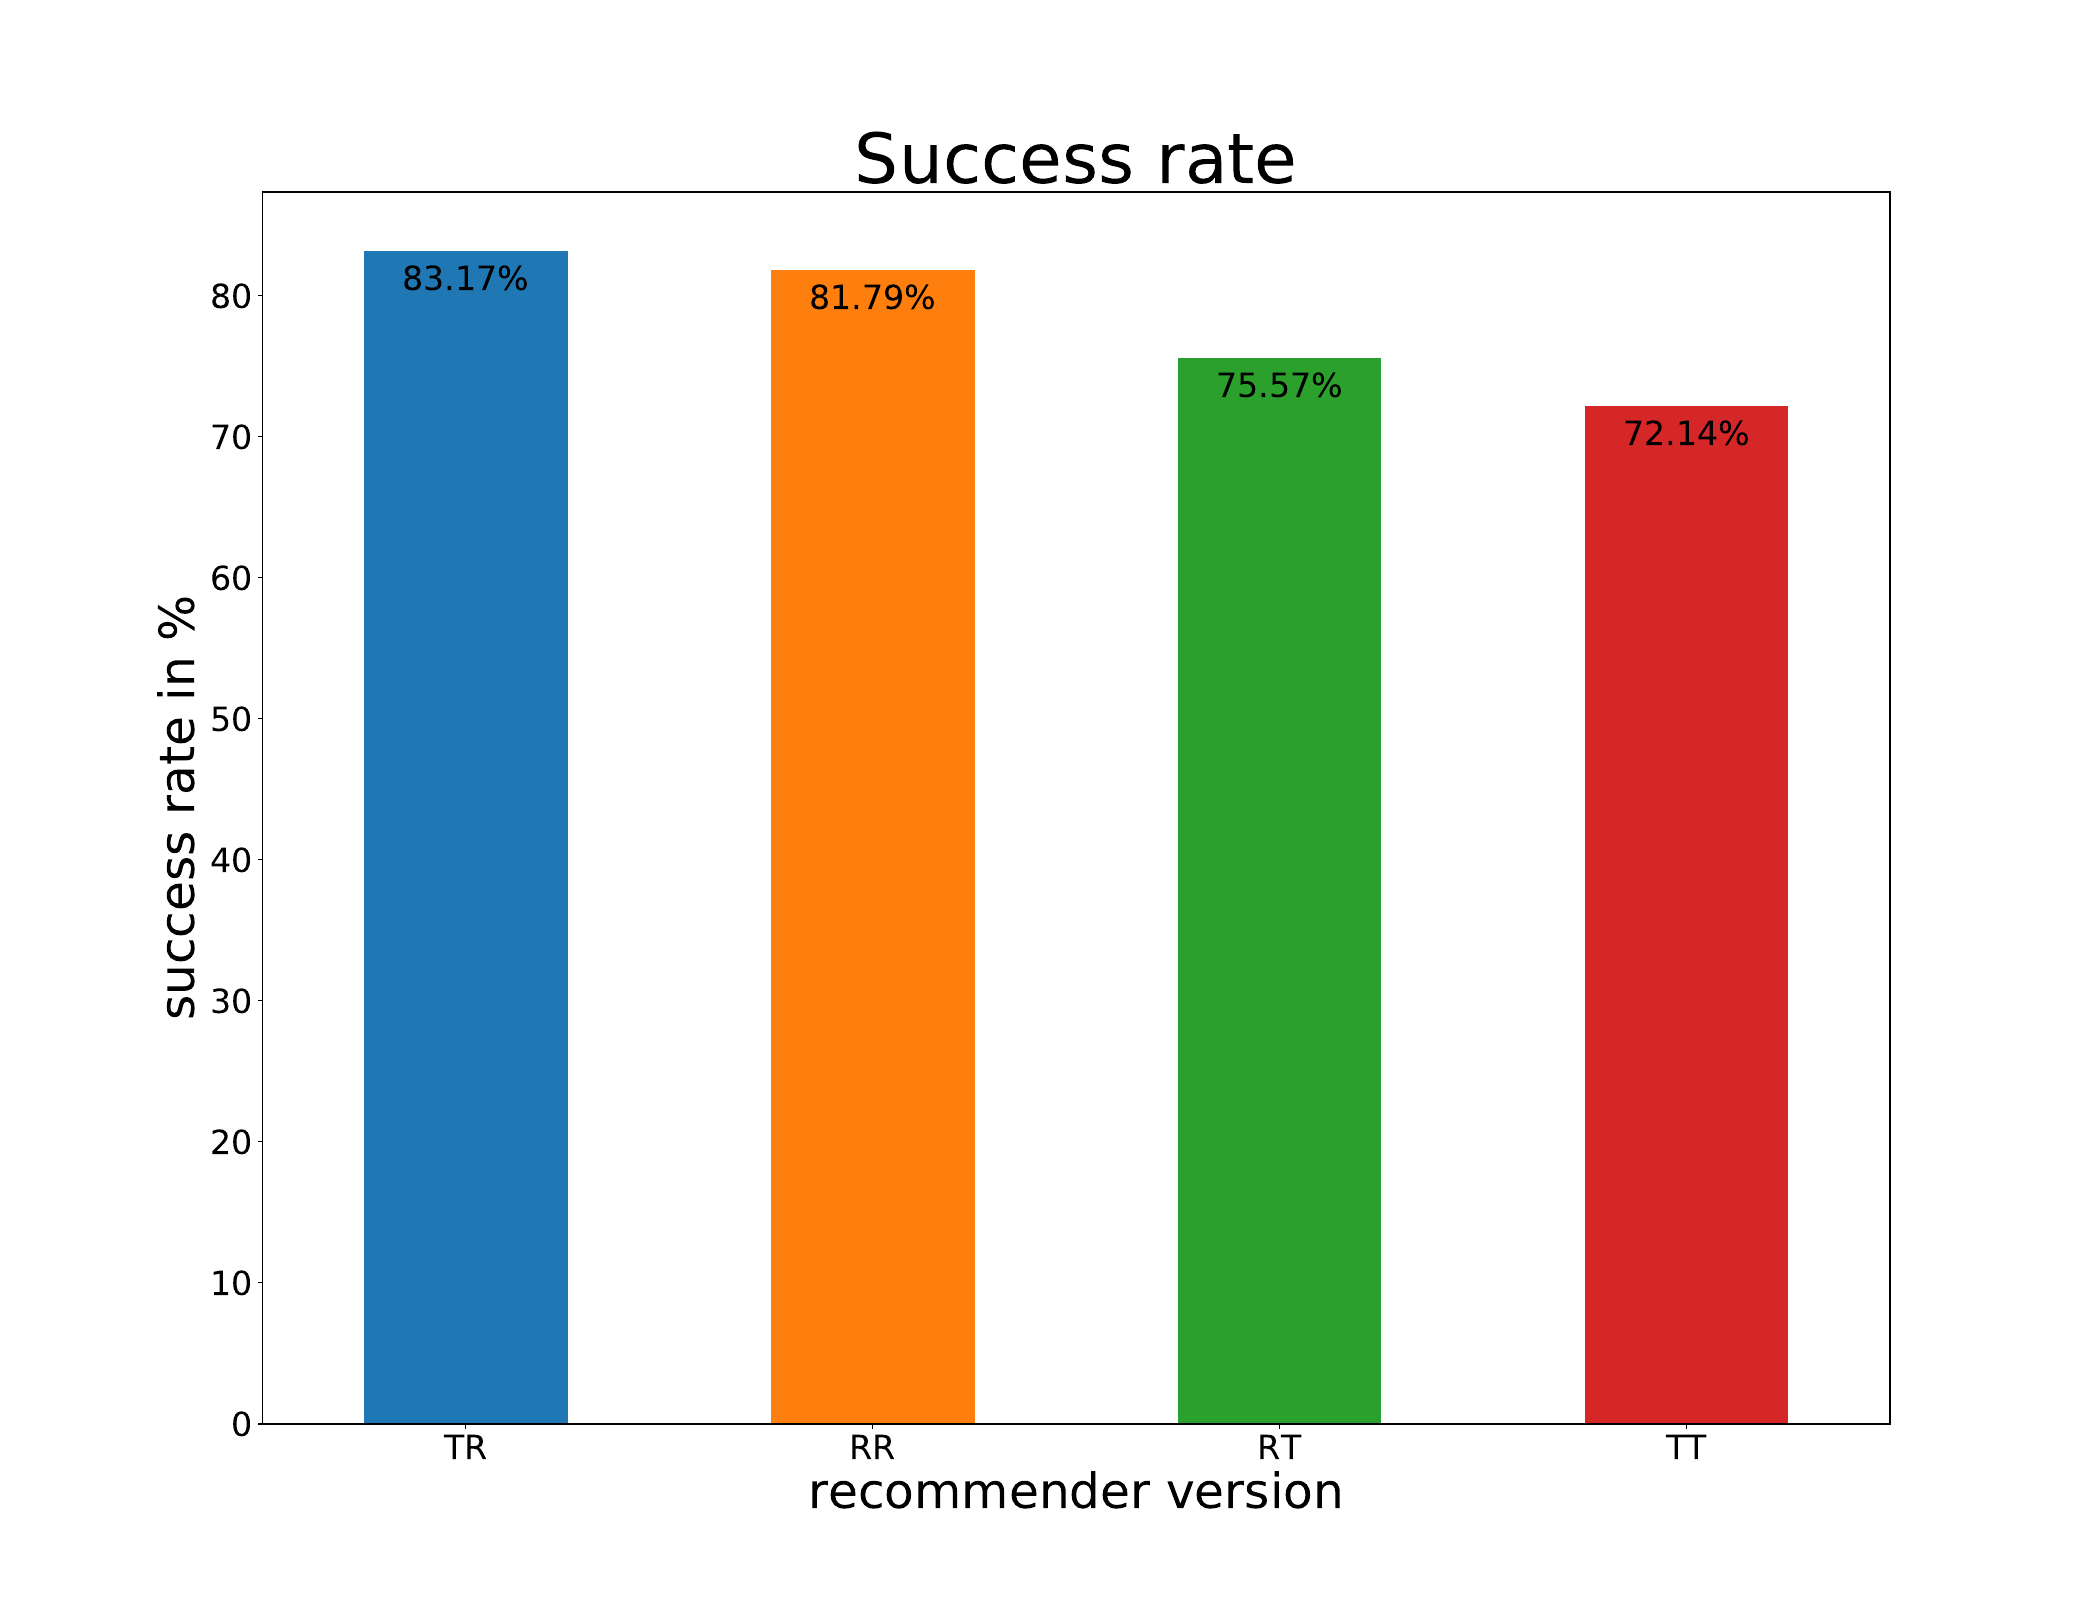

The script that saved this image:
import csv
import itertools
import pandas as pd
from decimal import Decimal
from matplotlib import pyplot

def success_rate_overall_counter():
    idioms = pd.read_csv('user_answers.csv', sep=';')
    idioms = idioms.groupby('version')['is_answered_correctly'].apply(lambda x: (x[x.astype(str) == 't'].count() / x.count()) * 100)
    idioms = idioms.sort_values(ascending=False)
    ax = idioms.plot.bar(rot=0)
    labels = [item.get_text() for item in ax.get_xticklabels()]
    for index, label in enumerate(labels):
        if label == '1':
            labels[index] = 'RR'
        if label == '2':
            labels[index] = 'TR'
        if label == '3':
            labels[index] = 'RT'
        if label == '4':
            labels[index] = 'TT'
    ax.set_xticklabels(labels)
    ax.tick_params(axis = 'both', which = 'major', labelsize = 24)
    ax.tick_params(axis = 'both', which = 'minor', labelsize = 16)
    ax.set_title("Success rate", size = 50)
    ax.set_ylabel("success rate in %", size = 35)
    ax.set_xlabel("recommender version", size = 35)
    for p in ax.patches:
        ax.annotate('{:.2F}%'.format(Decimal(str(p.get_height()))), (p.get_x() + (p.get_width() / 2), p.get_height() - 1), ha='center', va='top', fontsize=24)
    fig = ax.get_figure()
    fig.set_size_inches(21,16)
    fig.savefig("./success_rate_overall.pdf")

success_rate_overall_counter()
